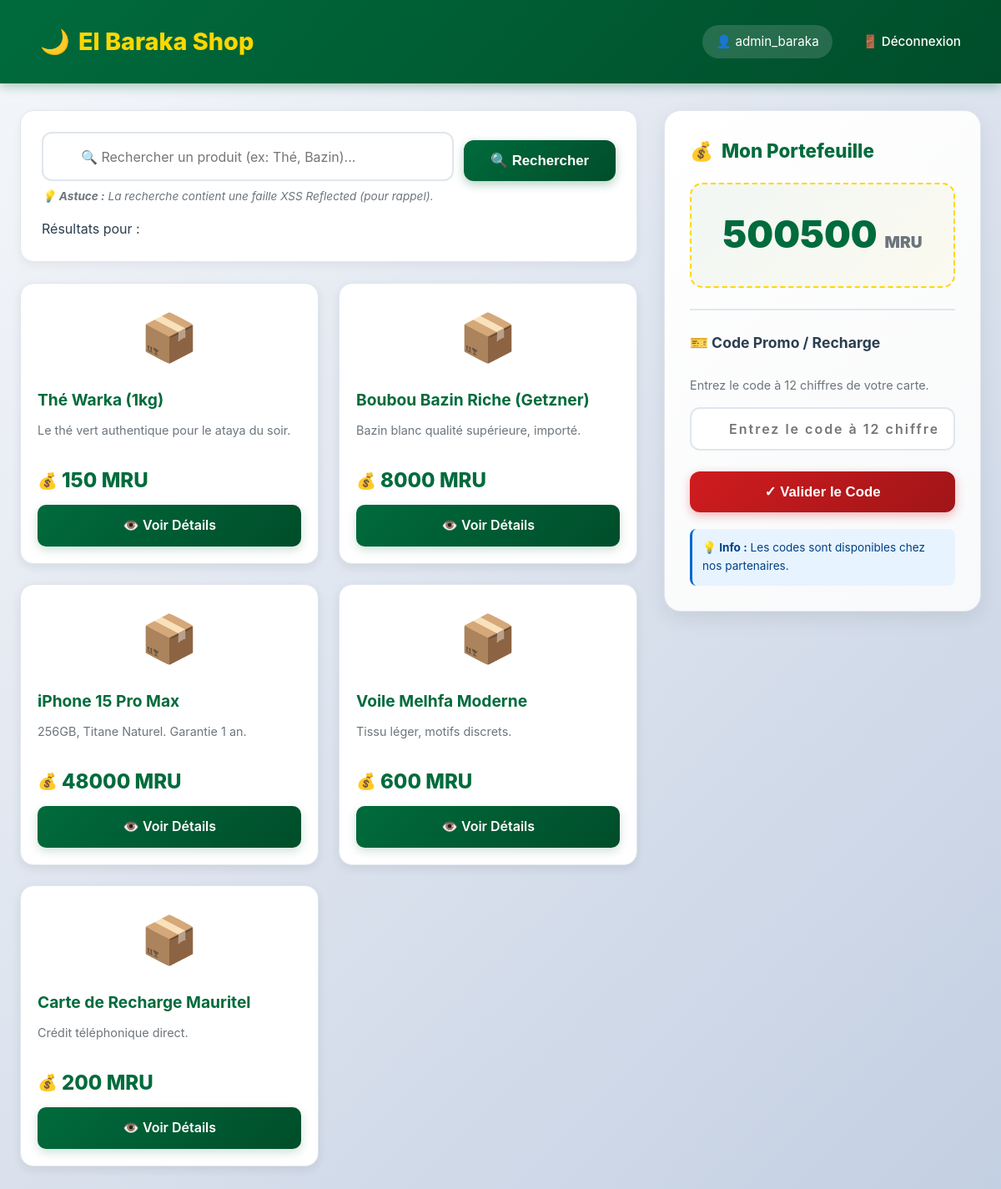
Before: / (signed in) with the older database file.
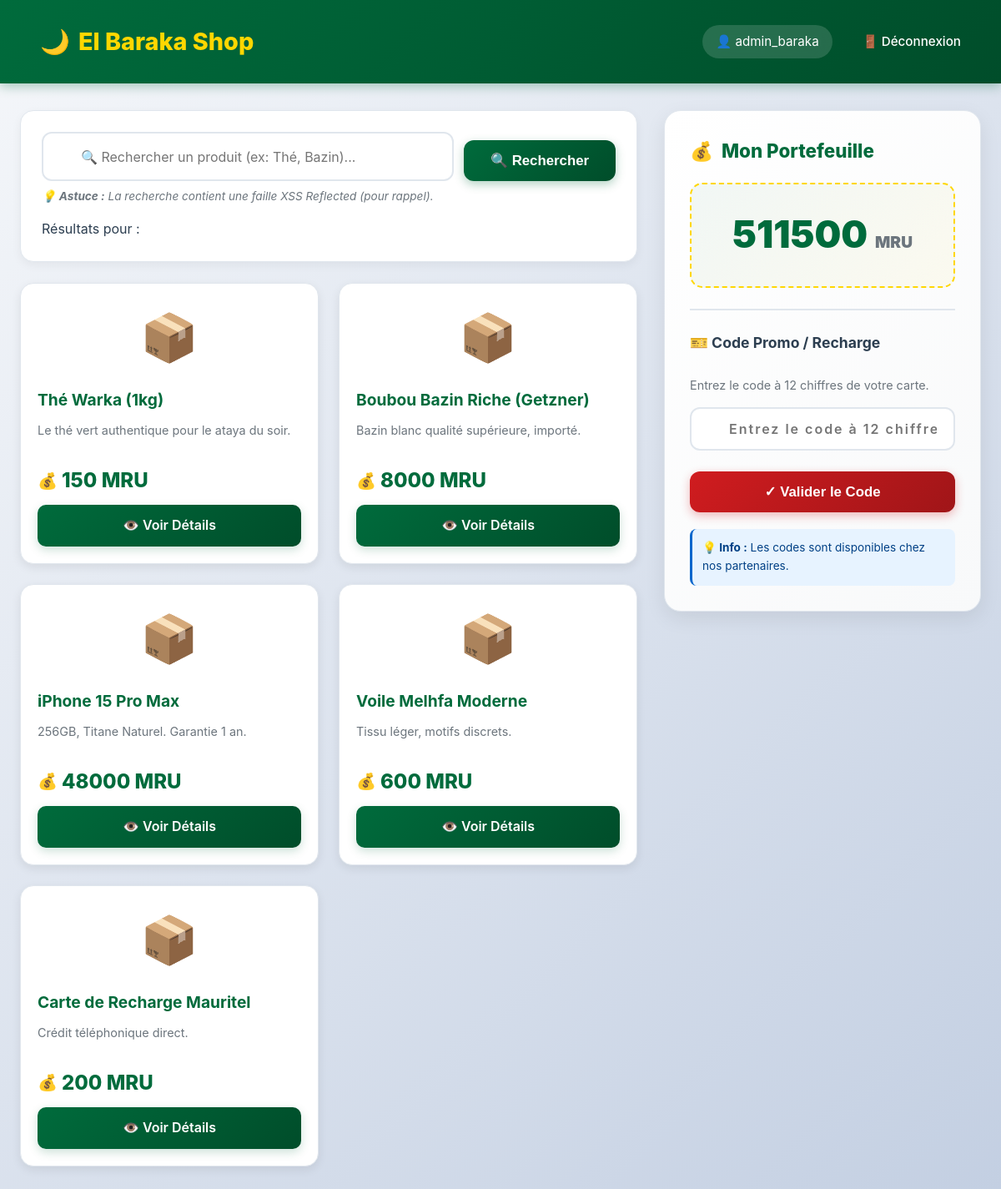
After: the same page with the newer database file.
### tables this page shows
CREATE TABLE utilisateurs (
            id INTEGER PRIMARY KEY AUTOINCREMENT,
            username TEXT NOT NULL UNIQUE,
            password TEXT NOT NULL,
            telephone TEXT,
            adresse TEXT,
            est_admin BOOLEAN DEFAULT 0,
            solde_mru DECIMAL(10, 2) DEFAULT 0.00
        );

CREATE TABLE produits (
            id INTEGER PRIMARY KEY AUTOINCREMENT,
            nom TEXT NOT NULL,
            description TEXT,
            prix DECIMAL(10, 2) NOT NULL,
            quantite INTEGER DEFAULT 10
        );

### app.py (the view)
@app.route('/')
def index():
    if 'user_id' not in session:
        return redirect('/login')
    conn = get_db_connection()
    user = conn.execute("SELECT solde_mru FROM utilisateurs WHERE id = ?", (session['user_id'],)).fetchone()
    if user:
        session['solde_mru'] = user['solde_mru']
    produits = conn.execute("SELECT * FROM produits LIMIT 10").fetchall()
    conn.close()
    return render_template('index.html', produits=produits, search_term='')

### app.py (called while the page is built)
def get_db_connection():
    conn = sqlite3.connect('elbaraka.db')
    conn.row_factory = sqlite3.Row
    return conn

### templates/index.html (shortened to what this page needs)
{% extends "base.html" %}
{% block content %}
<div class="main-layout">
    <div>
        <div style="background: white; padding: 25px; border-radius: 16px; margin-bottom: 25px; box-shadow: 0 4px 12px rgba(0,0,0,0.05); border: 1px solid #e0e6ed;">
            <form action="/recherche" method="GET" style="display: flex; gap: 12px; position: relative;">
                <input type="text" name="q" value="{{ search_term }}" placeholder="🔍 Rechercher un produit (ex: Thé, Bazin)..." style="flex: 1;">
                <button type="submit" class="btn-primary" style="width: auto; padding: 14px 32px;">🔍 Rechercher</button>
            </form>
            <small style="color: #6c757d; display: block; margin-top: 8px; font-style: italic;">
                💡 <strong>Astuce :</strong> La recherche contient une faille XSS Reflected (pour rappel).
            </small>
            <div style="margin-top: 15px;">
                Résultats pour : {{ search_term | safe }}
            </div>
        </div>
        <div class="products-grid">
            {% if produits %}
                {% for p in produits %}
                <div class="card">
                    <div>
                        <div style="font-size: 3.5rem; text-align: center; margin-bottom: 15px; filter: grayscale(0.2); transition: all 0.3s ease;">
                            📦
                        </div>
                        <h3>{{ p['nom'] }}</h3>
                        <p style="color: #6c757d; font-size: 0.9rem; line-height: 1.5;">
                            {{ p['description'] }}
                        </p>
                    </div>
                    <div>
                        <div class="price">{{ p['prix'] }} MRU</div>
                        <a href="/produit/{{ p['id'] }}" class="btn-buy" style="display: block; text-align: center; text-decoration: none; color: white;">
                            👁️ Voir Détails
                        </a>
                    </div>
                </div>
                {% endfor %}
            {% endif %}
        </div>
    </div>
    <aside>
        <div class="wallet-card">
            <h3 style="margin-top: 0; color: var(--primary); font-size: 1.4rem; font-weight: 800; display: flex; align-items: center; gap: 10px;">
                <span>💰</span>
                <span>Mon Portefeuille</span>
            </h3>
            <div style="font-size: 2.8rem; font-weight: 900; color: var(--primary); text-align: center; padding: 25px; background: linear-gradient(135deg, rgba(0, 107, 60, 0.05) 0%, rgba(255, 215, 0, 0.05) 100%); border-radius: 15px; margin-bottom: 20px; border: 2px dashed var(--gold);">
                {{ session.get('solde_mru', 0) }} <span style="font-size: 1.2rem; color: #6c757d;">MRU</span>
            </div>
            <hr style="border: 0; border-top: 2px solid #e0e6ed; margin: 25px 0;">
            <h4 style="color: var(--text); margin-bottom: 10px; font-size: 1.1rem; font-weight: 700;">
                🎫 Code Promo / Recharge
            </h4>
            <div id="promo-display" style="color: #006b3c; font-weight: bold; margin-bottom: 10px; min-height: 5px;"></div>
            <p style="font-size: 0.9rem; color: #6c757d; margin-bottom: 15px;">
                Entrez le code à 12 chiffres de votre carte.
            </p>
            <form action="/recharger" method="POST" style="display: flex; flex-direction: column; gap: 15px;">
                <input
                    type="text"
                    name="code_pin"
                    placeholder="Entrez le code à 12 chiffres"
                    maxlength="12"
                    pattern="\d{12}"
                    required
                >
                <button type="submit" class="btn-primary" style="background: linear-gradient(135deg, var(--secondary) 0%, #a01518 100%); box-shadow: 0 4px 12px rgba(208, 28, 31, 0.3);">
                    ✓ Valider le Code
                </button>
            </form>
            <div style="margin-top: 20px; padding: 12px; background: #e7f3ff; border-radius: 8px; border-left: 3px solid #0066cc;">
                <p style="margin: 0; font-size: 0.85rem; color: #004085;">
                    <strong>💡 Info :</strong> Les codes sont disponibles chez nos partenaires.
                </p>
            </div>
        </div>
    </aside>
</div>
{% endblock %}

### templates/base.html (shortened to what this page needs)
<!DOCTYPE html>
<html lang="fr">
<head>
    <link rel="stylesheet" href="{{ url_for('static', filename='style.css') }}">
</head>
<body>
    <nav class="navbar">
        <a href="/" class="brand">
            <span>🌙</span>
            <span>El Baraka Shop</span>
        </a>
        <div class="user-info">
            {% if session.get('user_id') %}
                <span style="background: rgba(255, 255, 255, 0.15); padding: 8px 16px; border-radius: 20px; backdrop-filter: blur(10px);">
                    👤 {{ session.get('username') }}
                </span>
                <a href="/logout">🚪 Déconnexion</a>
            {% else %}
                <a href="/login">🔐 Connexion</a>
            {% endif %}
        </div>
    </nav>
    <div class="container">
        {% block content %}{% endblock %}
    </div>
</body>
</html>

Changed rows visible on the page:
changed utilisateurs "admin_baraka": get "500500" → "511500"
